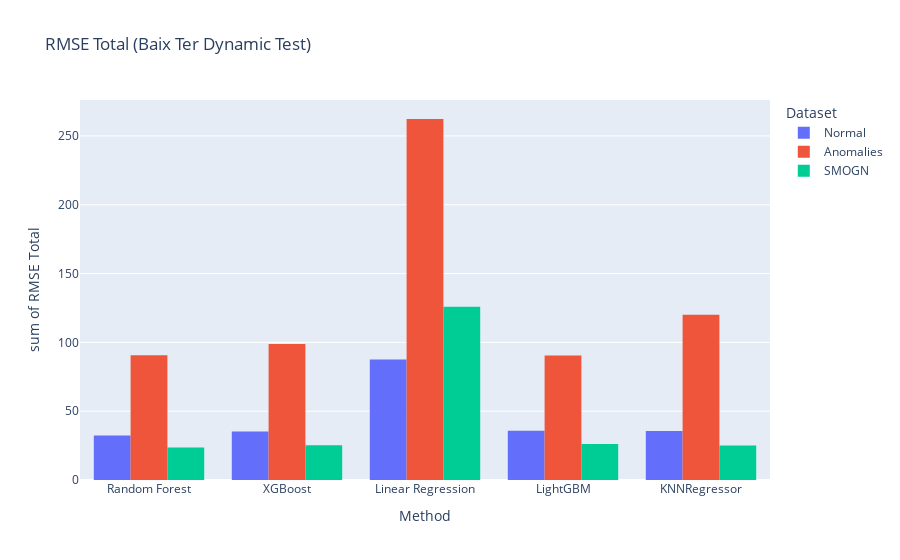

The code cell stored with this chart in its notebook:
### Code cell
fig = px.histogram(plot, x="Method", y="RMSE Total",
             color='Dataset', barmode='group', title='RMSE Total (Baix Ter Dynamic Test)')
fig.show()

### Figure 1 — Plotly figure (JSON) as saved in the notebook; plotly's stock layout.template omitted (floating-point values rounded to 4 significant figures)
{"data": [{"alignmentgroup": "True", "bingroup": "x", "histfunc": "sum", "hovertemplate": "Dataset=Normal<br>Method=%{x}<br>sum of RMSE Total=%{y}<extra></extra>", "legendgroup": "Normal", "marker": {"color": "#636efa", "pattern": {"shape": ""}}, "name": "Normal", "offsetgroup": "Normal", "orientation": "v", "showlegend": true, "type": "histogram", "x": ["Random Forest", "XGBoost", "Linear Regression", "LightGBM", "KNNRegressor", "Linear Regression"], "xaxis": "x", "y": [32.26, 35.32, 43.81, 35.81, 35.57, 43.81], "yaxis": "y"}, {"alignmentgroup": "True", "bingroup": "x", "histfunc": "sum", "hovertemplate": "Dataset=Anomalies<br>Method=%{x}<br>sum of RMSE Total=%{y}<extra></extra>", "legendgroup": "Anomalies", "marker": {"color": "#EF553B", "pattern": {"shape": ""}}, "name": "Anomalies", "offsetgroup": "Anomalies", "orientation": "v", "showlegend": true, "type": "histogram", "x": ["Random Forest", "XGBoost", "Linear Regression", "LightGBM", "KNNRegressor", "Linear Regression"], "xaxis": "x", "y": [90.67, 98.88, 131.2, 90.48, 120.0, 131.2], "yaxis": "y"}, {"alignmentgroup": "True", "bingroup": "x", "histfunc": "sum", "hovertemplate": "Dataset=SMOGN<br>Method=%{x}<br>sum of RMSE Total=%{y}<extra></extra>", "legendgroup": "SMOGN", "marker": {"color": "#00cc96", "pattern": {"shape": ""}}, "name": "SMOGN", "offsetgroup": "SMOGN", "orientation": "v", "showlegend": true, "type": "histogram", "x": ["Random Forest", "XGBoost", "Linear Regression", "LightGBM", "KNNRegressor", "Linear Regression"], "xaxis": "x", "y": [23.67, 25.21, 62.91, 26.07, 24.98, 62.91], "yaxis": "y"}], "layout": {"barmode": "group", "legend": {"title": {"text": "Dataset"}, "tracegroupgap": 0}, "title": {"text": "RMSE Total (Baix Ter Dynamic Test)"}, "xaxis": {"anchor": "y", "domain": [0, 1], "title": {"text": "Method"}}, "yaxis": {"anchor": "x", "domain": [0, 1], "title": {"text": "sum of RMSE Total"}}}}
